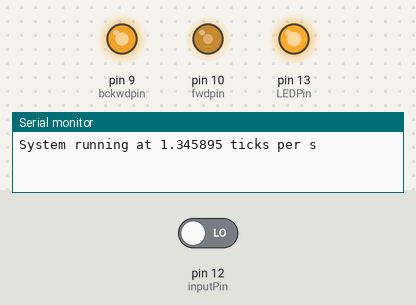
Recording of a sketch running on a simulated Arduino Uno, built with avr-gcc and run on an emulated ATmega328P. Shown: output pins drawn as LEDs (lit = HIGH), the last lines printed to the serial monitor. Inputs (shaded band) come from the test bench; at power-on: pin 12 (inputPin) LOW.

Above: at 1.2 s.
1.3 s: pin 12 (inputPin) driven HIGH
At 2.0 s:
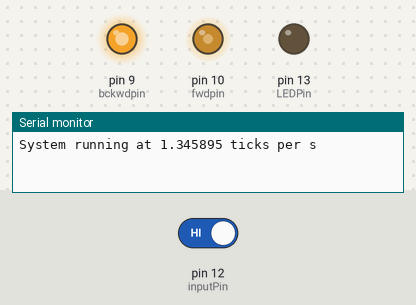
2.8 s: pin 12 (inputPin) driven LOW
At 3.1 s:
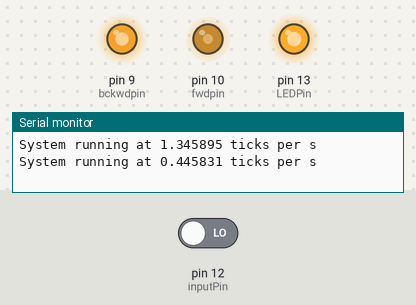
Timing chart, 0 to 5.8 s (numbered marks = the images above; inputs shaded):
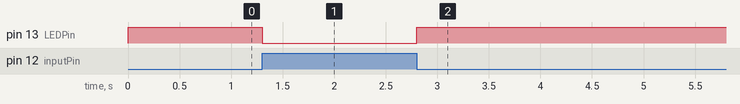

Measured:
- after the input at 1.3 s, pin 13 (LEDPin): HIGH → LOW at once
- after the input at 2.8 s, pin 13 (LEDPin): LOW → HIGH at once

The sketch:

chaichai_ir.ino
```cpp
int LEDPin = 13;
int inputPin = 12;
int fwdpin = 10; // pins designated for backwards and forward motion
int bckwdpin = 9;
int coastClear = LOW;
int countStates = 0;
int numberOfTicks;
long startRotation;
long endRotation;
long totalTime;
float ticksPerSecond = 0.0;

void setup()
{
  pinMode(LEDPin, OUTPUT);
  pinMode(fwdpin, OUTPUT);
  pinMode(bckwdpin, OUTPUT);
  pinMode(inputPin, INPUT);
  analogWrite(fwdpin, 127); // keep this at 127, swap with below if you wanna change dir
  analogWrite(bckwdpin, 230); //range is like 190 - 255
  Serial.begin(9600);
  }
void loop()
{
  if(numberOfTicks == 0)
  {
    startRotation = (millis());
  }

  coastClear=digitalRead(inputPin);
  if (coastClear)
  {
    digitalWrite(LEDPin, LOW);
  }
  else
  {
    countStates++;
    digitalWrite(LEDPin, HIGH);
  }
  if(countStates == 2)
  {
    numberOfTicks++;
    countStates = 0;
  }
  if(numberOfTicks == 75)
  {
    numberOfTicks = 0;
    endRotation = (millis());
    totalTime = (endRotation - startRotation);
    ticksPerSecond = ((1.0)/((float)totalTime))*1000;
    Serial.print("System running at ");
    Serial.print(ticksPerSecond, 6);
    Serial.println(" ticks per s");
  }
  delay(5);
}
```
